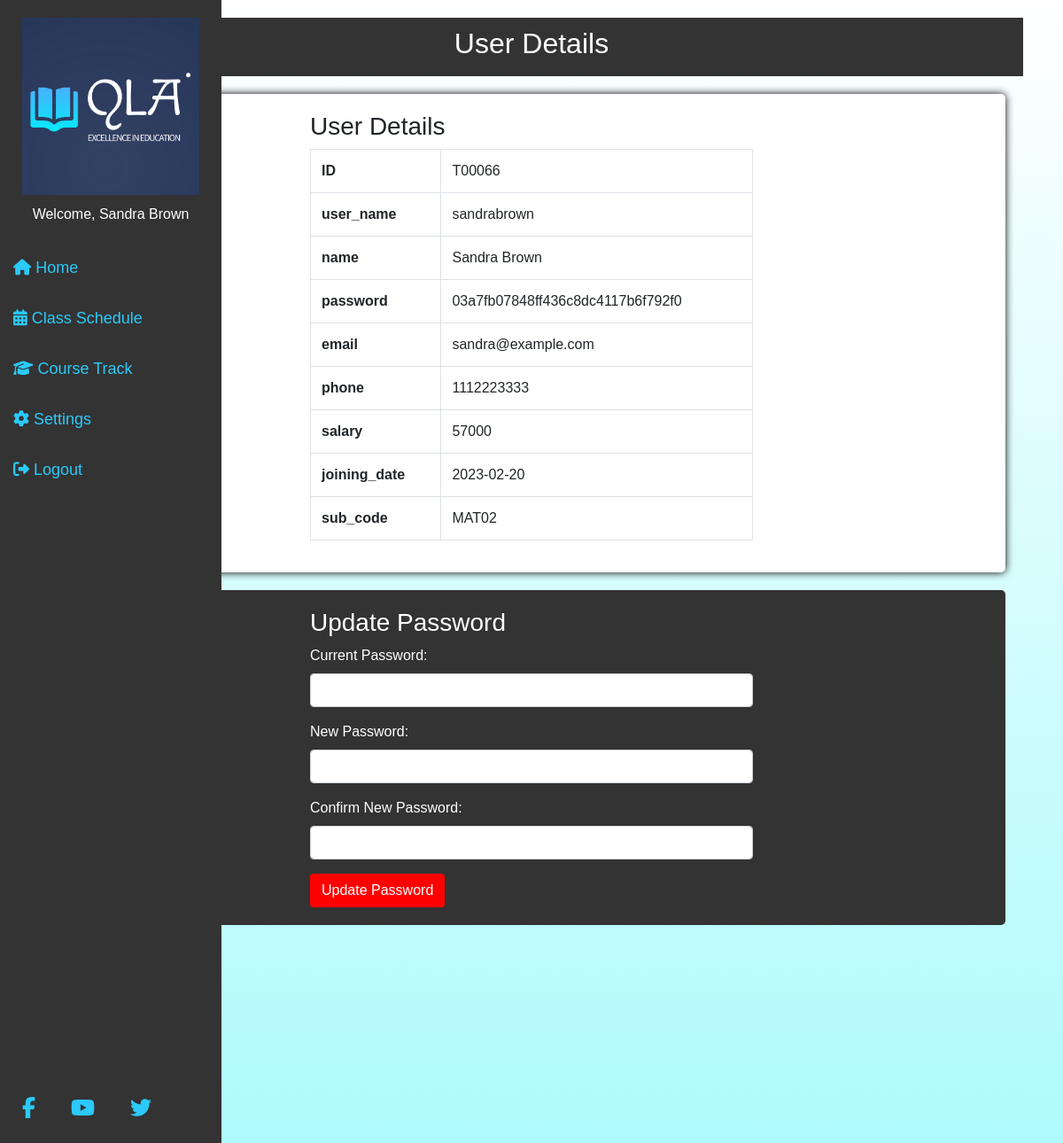
The page /teachersettings.php (signed in) on the database its author committed.
### tables this page shows
create table Teacher( ID varchar(8) not null,user_name varchar(50),name varchar(50), password varchar(20), email varchar(50) not null, phone int(11), salary int(8), joining_date date, sub_code varchar(15), Primary key(ID), foreign key(sub_code) references Subject(code));

### teachersettings.php (the view, shortened to what this page needs)
<?php
include('connect.php');
if (isset($_SESSION['username'])) {
    $username = $_SESSION['username'];
    $query = "SELECT * FROM teacher WHERE user_name='$username'";
    $result = mysqli_query($db, $query);
    if ($row = mysqli_fetch_assoc($result)) {
        $name = $row['name'];
    } else {
        echo "User not found";
    }
} else {
    header('Location: login.php');
    exit();
}
?>
<!DOCTYPE html>
<html lang="en">
<head>
    <link rel="stylesheet" href="https://maxcdn.bootstrapcdn.com/bootstrap/4.5.2/css/bootstrap.min.css">
    <link rel="stylesheet" href="sidebar.css">
</head>
<body style="height: 1300px;">
    <?php include('sidebarteacher.php'); ?>
        <?php $row['password'] = md5($row['password']); ?>
        <div class="container">
            <div class="header">
                <h2>User Details</h2>
            </div>
            <div class="content">
                <?php if ($row) : ?>
                    <div class="row">
                        <div class="col-md-6 offset-md-3">
                            <h3>User Details</h3>
                            <table class="table table-bordered">
                                <tbody>
                                    <?php foreach ($row as $key => $value) : ?>
                                        <tr>
                                            <td><strong><?php echo $key; ?></strong></td>
                                            <td><?php echo $value; ?></td>
                                        </tr>
                                    <?php endforeach; ?>
                                </tbody>
                            </table>
                        </div>
                    </div>
                <?php else : ?>
                    <p class="alert alert-danger">No user found for the provided username.</p>
                <?php endif; ?>
            </div>
            <div class="update-password">
                <div class="row">
                    <div class="col-md-6 offset-md-3">
                        <h3>Update Password</h3>
                        <form action="" method="post">
                            <div class="form-group">
                                <label for="current_password">Current Password:</label>
                                <input type="password" name="current_password" id="current_password" class="form-control" required>
                            </div>
                            <div class="form-group">
                                <label for="new_password">New Password:</label>
                                <input type="password" name="new_password" id="new_password" class="form-control" required>
                            </div>
                            <div class="form-group">
                                <label for="confirm_new_password">Confirm New Password:</label>
                                <input type="password" name="confirm_new_password" id="confirm_new_password" class="form-control" required>
                            </div>
                            <button type="submit" name="update_password" class="btn btn-update-password">Update Password</button>
                        </form>
                    </div>
                </div>
            </div>
        </div>

### sidebarteacher.php
<div class="sidebar">
    <div class="logo-container">
        <img src="image/4.logo.PNG" alt="Logo" class="logo-img">
        <p style="color: white; margin-top: 10px;">Welcome, <?php echo $name; ?></p>
    </div>
    <a href="teacherview.php" class="active">
        <i class="fas fa-home"></i> Home
    </a>
    <a href="schedule.php" class="active">
        <i class="fas fa-calendar-alt"></i> Class Schedule
    </a>
    <a href="coursetrack.php" class="active">
        <i class="fas fa-graduation-cap"></i> Course Track
    </a>
    <a href="teachersettings.php" class="active">
        <i class="fas fa-cog"></i> Settings
    </a>
    <a href="home.php">
        <i class="fas fa-sign-out-alt"></i> Logout
    </a>
    <div class="social-links">
        <ul>
            <li>
                <a class="nav-link" href="https://www.facebook.com">
                    <i class="fab fa-facebook-f"></i>
                </a>
            </li>
            <li>
                <a class="nav-link" href="https://www.youtube.com">
                    <i class="fab fa-youtube"></i>
                </a>
            </li>
            <li>
                <a class="nav-link" href="https://www.twitter.com">
                    <i class="fab fa-twitter"></i>
                </a>
            </li>
        </ul>
    </div>
</div>

### sidebar.css (style rules this page uses)
body { background-image: linear-gradient(white, rgba(0, 255, 255, 0.301)); font-family: Arial, sans-serif; margin: 0px; padding: 0px; }
.sidebar { height: 100%; width: 250px; position: fixed; top: 0; left: 0; background-color: #333; padding-top: 20px; padding-bottom: 20px; }
.sidebar a { padding: 15px; text-decoration: none; font-size: 18px; color: #2bcafa; display: block; }
.social-links { position: fixed; left: 10px; bottom: 20px; }
.social-links ul { list-style-type: none; padding: 0; display: flex; flex-direction: row; }
.social-links li { margin-right: 10px; }
.social-links a { color: #2bcafa; text-decoration: none; font-size: 24px; transition: color 0.3s; }
.logo-container { text-align: center; margin-bottom: 20px; }
.logo-img { max-width: 80%; height: auto; }
.content { padding: 20px; }

### teachersettings.php (style rules this page uses)
body { background-color: #f8f9fa; }
.header { text-align: center; margin-top: 20px; background-color: #333333; color: #FFFFFF; padding: 10px; }
.content { margin: 20px; background-color: #FFFFFF; padding: 20px; border-radius: 5px; box-shadow: 0px 0px 10px rgba(2, 2, 2, 2); }
.update-password { margin: 20px; background-color: #333333; padding: 20px; border-radius: 5px; color: #FFFFFF; }
.btn-update-password { background-color: #FF0000; color: #FFFFFF; }

### rows shown on the page
teacher: name "Sandra Brown", ID "T00066", user_name "sandrabrown", email "sandra@example.com", phone "1112223333", salary "57000", joining_date "2023-02-20", sub_code "MAT02"

### other values the page prints
$key "ID"
$key "user_name"
$key "name"
$key "password"
$value "03a7fb07848ff436c8dc4117b6f792f0"
$key "email"
$key "phone"
$key "salary"
$key "joining_date"
$key "sub_code"
